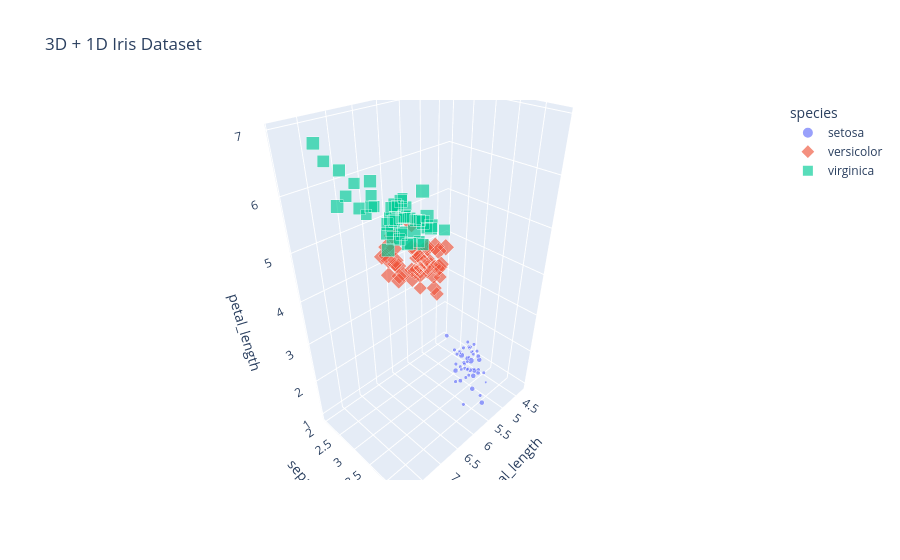

Notebook code for this chart:
### Code cell
# Visualizing the actual dataset 

df = px.data.iris() # < - - Same dataset but labelled

fig = px.scatter_3d(
                data_frame=df,
                x = 'sepal_length',
                y = 'sepal_width',
                z = 'petal_length',
                color='species',
                size='petal_width',
                symbol='species',
                opacity=0.65,
                title='3D + 1D Iris Dataset'
)

fig.show()

# Our main aim is to decompose this into 2D plot

### Figure 1 — Plotly figure (JSON) as saved in the notebook; plotly's stock layout.template omitted (floating-point values rounded to 4 significant figures)
{"data": [{"hovertemplate": "species=setosa<br>sepal_length=%{x}<br>sepal_width=%{y}<br>petal_length=%{z}<br>petal_width=%{marker.size}<extra></extra>", "legendgroup": "setosa", "marker": {"color": "#636efa", "opacity": 0.65, "size": [0.2, 0.2, 0.2, 0.2, 0.2, 0.4, 0.3, 0.2, 0.2, 0.1, 0.2, 0.2, 0.1, 0.1, 0.2, 0.4, 0.4, 0.3, 0.3, 0.3, 0.2, 0.4, 0.2, 0.5, 0.2, 0.2, 0.4, 0.2, 0.2, 0.2, 0.2, 0.4, 0.1, 0.2, 0.1, 0.2, 0.2, 0.1, 0.2, 0.2, 0.3, 0.3, 0.2, 0.6, 0.4, 0.3, 0.2, 0.2, 0.2, 0.2], "sizemode": "area", "sizeref": 0.00625, "symbol": "circle"}, "mode": "markers", "name": "setosa", "scene": "scene", "showlegend": true, "type": "scatter3d", "x": [5.1, 4.9, 4.7, 4.6, 5.0, 5.4, 4.6, 5.0, 4.4, 4.9, 5.4, 4.8, 4.8, 4.3, 5.8, 5.7, 5.4, 5.1, 5.7, 5.1, 5.4, 5.1, 4.6, 5.1, 4.8, 5.0, 5.0, 5.2, 5.2, 4.7, 4.8, 5.4, 5.2, 5.5, 4.9, 5.0, 5.5, 4.9, 4.4, 5.1, 5.0, 4.5, 4.4, 5.0, 5.1, 4.8, 5.1, 4.6, 5.3, 5.0], "y": [3.5, 3.0, 3.2, 3.1, 3.6, 3.9, 3.4, 3.4, 2.9, 3.1, 3.7, 3.4, 3.0, 3.0, 4.0, 4.4, 3.9, 3.5, 3.8, 3.8, 3.4, 3.7, 3.6, 3.3, 3.4, 3.0, 3.4, 3.5, 3.4, 3.2, 3.1, 3.4, 4.1, 4.2, 3.1, 3.2, 3.5, 3.1, 3.0, 3.4, 3.5, 2.3, 3.2, 3.5, 3.8, 3.0, 3.8, 3.2, 3.7, 3.3], "z": [1.4, 1.4, 1.3, 1.5, 1.4, 1.7, 1.4, 1.5, 1.4, 1.5, 1.5, 1.6, 1.4, 1.1, 1.2, 1.5, 1.3, 1.4, 1.7, 1.5, 1.7, 1.5, 1.0, 1.7, 1.9, 1.6, 1.6, 1.5, 1.4, 1.6, 1.6, 1.5, 1.5, 1.4, 1.5, 1.2, 1.3, 1.5, 1.3, 1.5, 1.3, 1.3, 1.3, 1.6, 1.9, 1.4, 1.6, 1.4, 1.5, 1.4]}, {"hovertemplate": "species=versicolor<br>sepal_length=%{x}<br>sepal_width=%{y}<br>petal_length=%{z}<br>petal_width=%{marker.size}<extra></extra>", "legendgroup": "versicolor", "marker": {"color": "#EF553B", "opacity": 0.65, "size": [1.4, 1.5, 1.5, 1.3, 1.5, 1.3, 1.6, 1.0, 1.3, 1.4, 1.0, 1.5, 1.0, 1.4, 1.3, 1.4, 1.5, 1.0, 1.5, 1.1, 1.8, 1.3, 1.5, 1.2, 1.3, 1.4, 1.4, 1.7, 1.5, 1.0, 1.1, 1.0, 1.2, 1.6, 1.5, 1.6, 1.5, 1.3, 1.3, 1.3, 1.2, 1.4, 1.2, 1.0, 1.3, 1.2, 1.3, 1.3, 1.1, 1.3], "sizemode": "area", "sizeref": 0.00625, "symbol": "diamond"}, "mode": "markers", "name": "versicolor", "scene": "scene", "showlegend": true, "type": "scatter3d", "x": [7.0, 6.4, 6.9, 5.5, 6.5, 5.7, 6.3, 4.9, 6.6, 5.2, 5.0, 5.9, 6.0, 6.1, 5.6, 6.7, 5.6, 5.8, 6.2, 5.6, 5.9, 6.1, 6.3, 6.1, 6.4, 6.6, 6.8, 6.7, 6.0, 5.7, 5.5, 5.5, 5.8, 6.0, 5.4, 6.0, 6.7, 6.3, 5.6, 5.5, 5.5, 6.1, 5.8, 5.0, 5.6, 5.7, 5.7, 6.2, 5.1, 5.7], "y": [3.2, 3.2, 3.1, 2.3, 2.8, 2.8, 3.3, 2.4, 2.9, 2.7, 2.0, 3.0, 2.2, 2.9, 2.9, 3.1, 3.0, 2.7, 2.2, 2.5, 3.2, 2.8, 2.5, 2.8, 2.9, 3.0, 2.8, 3.0, 2.9, 2.6, 2.4, 2.4, 2.7, 2.7, 3.0, 3.4, 3.1, 2.3, 3.0, 2.5, 2.6, 3.0, 2.6, 2.3, 2.7, 3.0, 2.9, 2.9, 2.5, 2.8], "z": [4.7, 4.5, 4.9, 4.0, 4.6, 4.5, 4.7, 3.3, 4.6, 3.9, 3.5, 4.2, 4.0, 4.7, 3.6, 4.4, 4.5, 4.1, 4.5, 3.9, 4.8, 4.0, 4.9, 4.7, 4.3, 4.4, 4.8, 5.0, 4.5, 3.5, 3.8, 3.7, 3.9, 5.1, 4.5, 4.5, 4.7, 4.4, 4.1, 4.0, 4.4, 4.6, 4.0, 3.3, 4.2, 4.2, 4.2, 4.3, 3.0, 4.1]}, {"hovertemplate": "species=virginica<br>sepal_length=%{x}<br>sepal_width=%{y}<br>petal_length=%{z}<br>petal_width=%{marker.size}<extra></extra>", "legendgroup": "virginica", "marker": {"color": "#00cc96", "opacity": 0.65, "size": [2.5, 1.9, 2.1, 1.8, 2.2, 2.1, 1.7, 1.8, 1.8, 2.5, 2.0, 1.9, 2.1, 2.0, 2.4, 2.3, 1.8, 2.2, 2.3, 1.5, 2.3, 2.0, 2.0, 1.8, 2.1, 1.8, 1.8, 1.8, 2.1, 1.6, 1.9, 2.0, 2.2, 1.5, 1.4, 2.3, 2.4, 1.8, 1.8, 2.1, 2.4, 2.3, 1.9, 2.3, 2.5, 2.3, 1.9, 2.0, 2.3, 1.8], "sizemode": "area", "sizeref": 0.00625, "symbol": "square"}, "mode": "markers", "name": "virginica", "scene": "scene", "showlegend": true, "type": "scatter3d", "x": [6.3, 5.8, 7.1, 6.3, 6.5, 7.6, 4.9, 7.3, 6.7, 7.2, 6.5, 6.4, 6.8, 5.7, 5.8, 6.4, 6.5, 7.7, 7.7, 6.0, 6.9, 5.6, 7.7, 6.3, 6.7, 7.2, 6.2, 6.1, 6.4, 7.2, 7.4, 7.9, 6.4, 6.3, 6.1, 7.7, 6.3, 6.4, 6.0, 6.9, 6.7, 6.9, 5.8, 6.8, 6.7, 6.7, 6.3, 6.5, 6.2, 5.9], "y": [3.3, 2.7, 3.0, 2.9, 3.0, 3.0, 2.5, 2.9, 2.5, 3.6, 3.2, 2.7, 3.0, 2.5, 2.8, 3.2, 3.0, 3.8, 2.6, 2.2, 3.2, 2.8, 2.8, 2.7, 3.3, 3.2, 2.8, 3.0, 2.8, 3.0, 2.8, 3.8, 2.8, 2.8, 2.6, 3.0, 3.4, 3.1, 3.0, 3.1, 3.1, 3.1, 2.7, 3.2, 3.3, 3.0, 2.5, 3.0, 3.4, 3.0], "z": [6.0, 5.1, 5.9, 5.6, 5.8, 6.6, 4.5, 6.3, 5.8, 6.1, 5.1, 5.3, 5.5, 5.0, 5.1, 5.3, 5.5, 6.7, 6.9, 5.0, 5.7, 4.9, 6.7, 4.9, 5.7, 6.0, 4.8, 4.9, 5.6, 5.8, 6.1, 6.4, 5.6, 5.1, 5.6, 6.1, 5.6, 5.5, 4.8, 5.4, 5.6, 5.1, 5.1, 5.9, 5.7, 5.2, 5.0, 5.2, 5.4, 5.1]}], "layout": {"legend": {"itemsizing": "constant", "title": {"text": "species"}, "tracegroupgap": 0}, "scene": {"domain": {"x": [0, 1], "y": [0, 1]}, "xaxis": {"title": {"text": "sepal_length"}}, "yaxis": {"title": {"text": "sepal_width"}}, "zaxis": {"title": {"text": "petal_length"}}}, "title": {"text": "3D + 1D Iris Dataset"}}}
